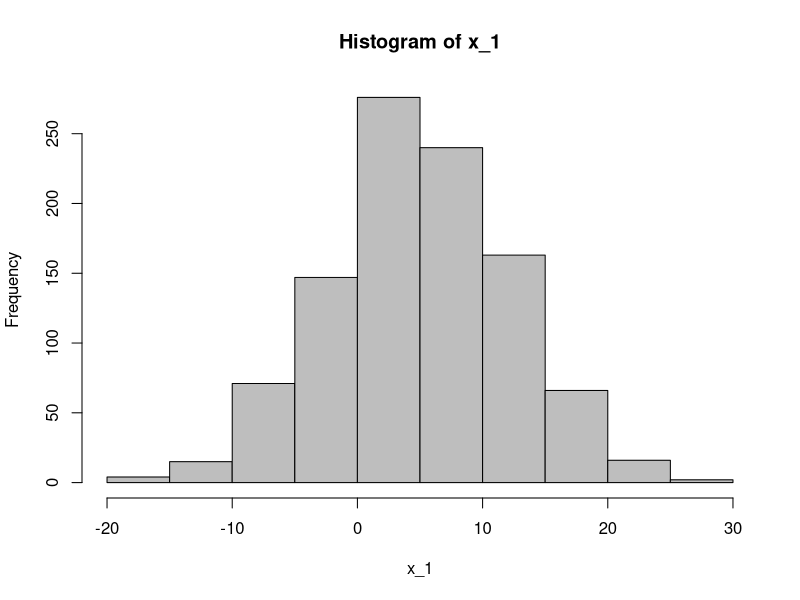
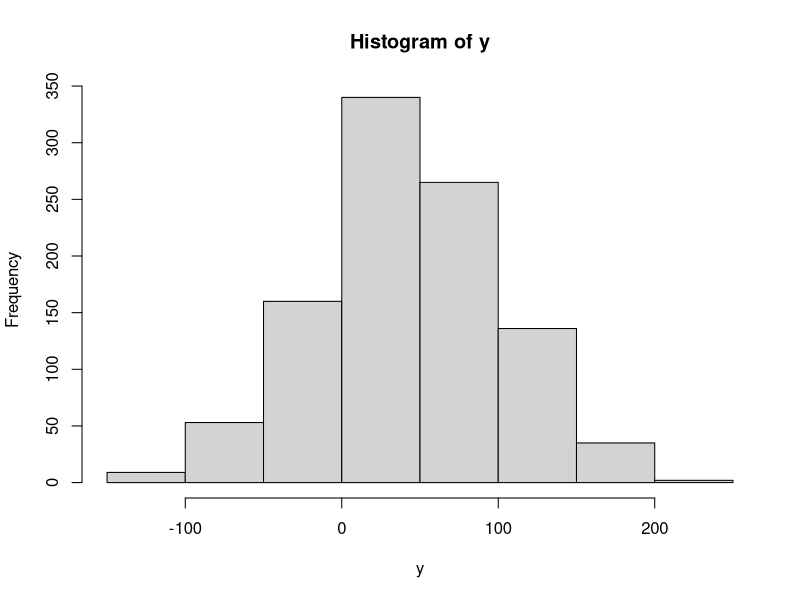
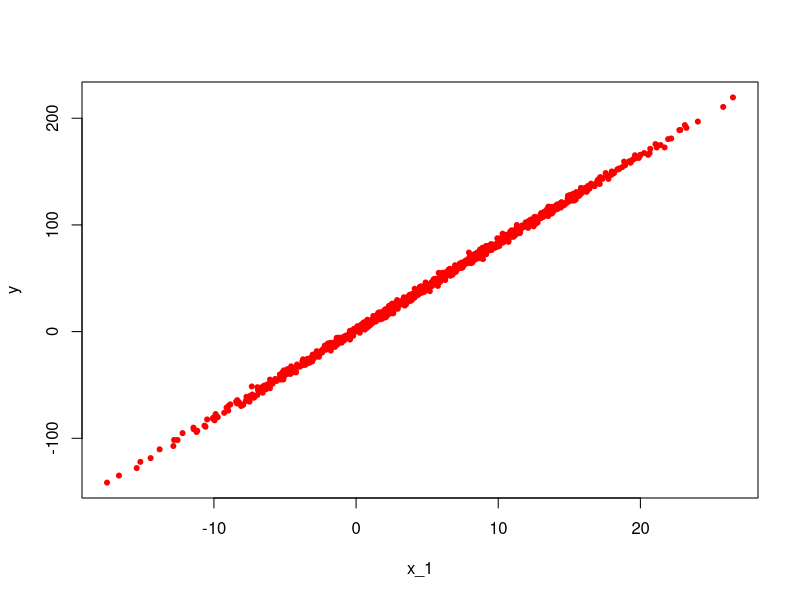

Generate these figures, in order, with R:
# numb of observations,mean, st_deviation
x_1 <- rnorm(1000,5,7)

hist(x_1,col="grey")
true_error <- rnorm(1000,0,2)
true_beta_0 <- 1.1
true_beta_1 <- 8.2

y <- true_beta_0 + true_beta_1*x_1 + true_error
hist(y) #plot p(y)

# a. Build a regression model
plot(x_1,y, pch=20,col="red") #plot p(x,y)
mod <- lm(y ~ x_1)

# create new
x_2 <- rgamma(1000,2,4)
true_gamma <- -8.1

y2 <- true_beta_0 + true_beta_1*x_1 + true_gamma + x_2 * true_error

mod2 <- lm(y2 ~ x_2)
mod3 <- lm(y2 ~ x_1)
mod4 <- lm(y2 ~ x_2+x_1)

for (i in 1000:10000) {

}




